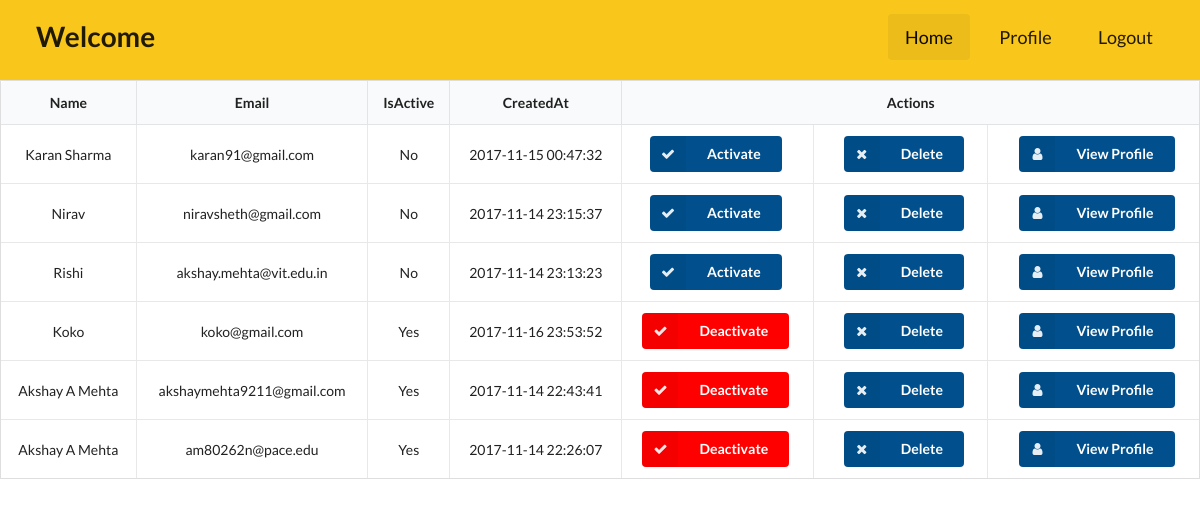
/dashboard/dashboard.php, run on the app's committed database.
### tables this page shows
CREATE TABLE `faculty` (
  `id` int(11) NOT NULL,
  `name` varchar(50) NOT NULL,
  `email` varchar(100) NOT NULL,
  `password` varchar(50) NOT NULL,
  `isActive` tinyint(1) NOT NULL,
  `createdAt` datetime NOT NULL,
  `isDeleted` tinyint(1) NOT NULL
);

### webservices/include/DB_Connect.php (called while the page is built, shortened)
<?php
class DB_Connect
{
    public function connect() {
        $con = mysqli_connect(DB_HOST, DB_USER, DB_PASSWORD);
        mysqli_select_db($con,DB_DATABASE);
        return $con;
    }
}
?>

### dashboard/Dashboard_Function.php (called while the page is built, shortened)
<?php
class Dashboard_Function
{
    private $dbConnection;
    function __construct() {
        require_once '../webservices/include/DB_Connect.php';
        $this->db = new DB_Connect();
        $this->dbConnection = $this->db->connect();
    }
    public function fetchAllFacultyMembers(){
        $sql = "SELECT * FROM faculty ORDER BY isActive ASC , createdAt DESC";
        $result = mysqli_query($this->dbConnection,$sql);
        $array = array();
        while($row = mysqli_fetch_assoc($result)) {
            $array[] = $row;
        }
        return $array;
    }
}

### dashboard/dashboard.php (the view, shortened to what this page needs)
<?php
require_once 'Dashboard_Function.php';
$dashboard = new Dashboard_Function();
$facultyMembers = $dashboard->fetchAllFacultyMembers();
?>
<html>
<head>
    <link rel="stylesheet" type="text/css" href="../lib/semantic/semantic.min.css">
    <link rel="stylesheet" href="dashboard.css">
</head>
<body>
<div class="main_div">
<div class="header">
    <h1 id = "header" class="ui header">Welcome</h1>
    <div id= "navItem" class="ui secondary  menu">
        <a class="active item">
            Home
        </a>
        <a class="item">
            Profile
        </a>
        <a id="nav_logout" class="item">
            Logout
        </a>
    </div>
</div>
<div class="main_table">
    <table class="ui celled table">
        <thead>
        <tr class='center aligned'>
            <th>Name</th>
            <th>Email</th>
            <th>IsActive</th>
            <th>CreatedAt</th>
            <th colspan="3">Actions</th>
        </tr>
        </thead>
        <tbody>
        <?php
            for($i=0;$i<sizeof($facultyMembers);$i++)
            {
                echo "<tr class='center aligned' ><td>".$facultyMembers[$i]['name']."</td>";
                echo "<td>".$facultyMembers[$i]['email']."</td>";
                if($facultyMembers[$i]['isActive'] == 0) {
                    echo "<td> No </td>";
                }else{
                    echo "<td> Yes </td>";
                }
                echo "<td>".$facultyMembers[$i]['createdAt']."</td>";
                if($facultyMembers[$i]['isActive'] == 0){
                    echo "<td  onclick='onStatusClick(".$facultyMembers[$i]['id'].",".$facultyMembers[$i]['isActive'].")' class='center aligned'><button id='activate' class=\"ui labeled icon button\"><i class=\"check icon\"></i>Activate</button></td>";
                }else{
                    echo "<td  onclick='onStatusClick(".$facultyMembers[$i]['id'].",".$facultyMembers[$i]['isActive'].")' class='center aligned'><button id='deactivate' class=\"ui labeled icon button\"><i class=\"check icon\"></i>Deactivate</button></td>";
                }
                echo "<td>&nbsp;&nbsp;&nbsp;&nbsp;<button class=\"ui labeled icon button\"><i class=\"delete icon\"></i>Delete</button></td>";
                echo "<td>&nbsp;&nbsp;&nbsp;&nbsp;<button class=\"ui labeled icon button\"><i class=\"User icon\"></i>View Profile</button></td></tr>";
            }
        ?>
        </tbody>
    </table>
</div>
</div>
</body>
</html>

### dashboard/dashboard.css (style rules this page uses)
:root { --app_color: #01508D; --accent_color: #F9C61B; }
.header { position: relative; left: 0; top: 0; width: 100%; height: 80px; background-color: var(--accent_color); }
.item { color: white; font-size: 18px; margin-left: 20%; }
.ui { position: fixed; right: 0; }
#navItem { margin-right: 2%; }
#header { vertical-align: middle; text-align: left; position: fixed; line-height: 80px; margin-left: 3%; }
.ui.table { border-radius:0; margin: 50px auto; }
.ui.button { background-color: var(--app_color); color: white; }
#deactivate { background-color: red; color: white; }

### data on the page
faculty: name "Karan Sharma", email "karan91@gmail.com", isActive "No", createdAt "2017-11-15 00:47:32"
faculty: name "Nirav", email "niravsheth@gmail.com", isActive "No", createdAt "2017-11-14 23:15:37"
faculty: name "Rishi", email "akshay.mehta@vit.edu.in", isActive "No", createdAt "2017-11-14 23:13:23"
faculty: name "Koko", email "koko@gmail.com", isActive "Yes", createdAt "2017-11-16 23:53:52"
faculty: name "Akshay A Mehta", email "akshaymehta9211@gmail.com", isActive "Yes", createdAt "2017-11-14 22:43:41"
faculty: name "Akshay A Mehta", email "am80262n@pace.edu", isActive "Yes", createdAt "2017-11-14 22:26:07"
